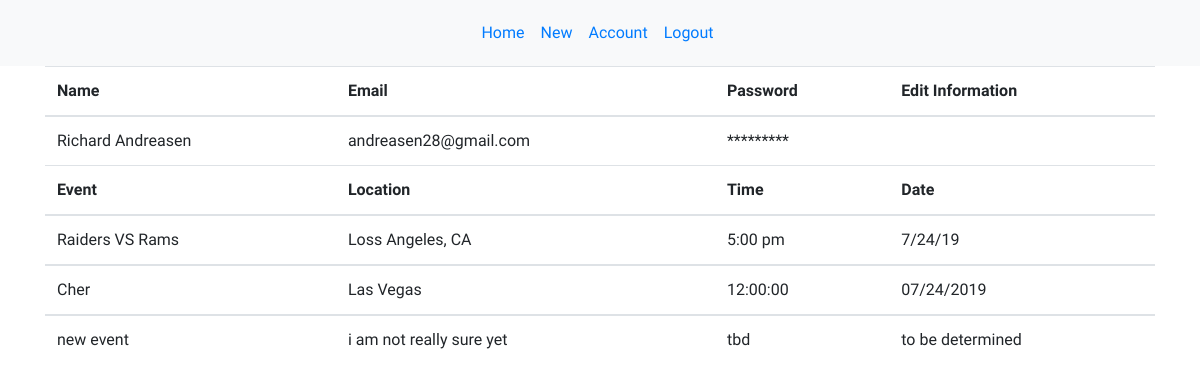
The page /user_page/1 on the database as committed earlier.
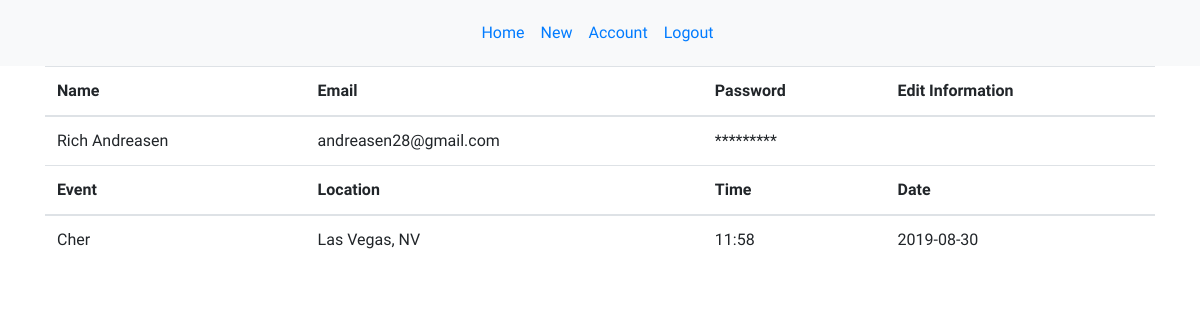
The same page on the database as committed later.
### models.py (models this page shows)
class User(db.Model):
    __Tablename__ = "users"
    id = db.Column(db.Integer, primary_key=True)
    first_name = db.Column(db.String(100), nullable = False)
    last_name = db.Column(db.String(100), nullable = False)
    password = db.Column(db.String(200), unique = True, nullable = False)
    email = db.Column(db.String(100), unique = True, nullable = False)
    security_answer1 = db.Column(db.String(200))
    created_at = db.Column(db.DateTime, server_default=func.now())
    updated_at = db.Column(db.DateTime, server_default=func.now(), onupdate=func.now())
    users_that_attend_events = db.relationship('Event', lazy = 'dynamic', secondary = attendees_table)

class Event(db.Model):
    __Tablename__ = "events"
    id = db.Column(db.Integer, primary_key=True)
    event_title = db.Column(db.String(100))
    date = db.Column(db.String(8))
    time = db.Column(db.String(12))
    location = db.Column(db.String(100))
    information = db.Column(db.TEXT)
    creator_id = db.Column(db.Integer, db.ForeignKey("user.id"), nullable=False)
    author = db.relationship('User', foreign_keys=[creator_id], backref="user_messages", cascade="all")
    events_that_have_attendees = db.relationship('User', lazy = 'dynamic', secondary = attendees_table)

### controller_functions.py (the view)
def user_pg(id):
    user_info = User.query.get(id)
    user_event = user_info.users_that_attend_events.all()
    return render_template("user_info.html", user= user_info, user_events = user_event)

### templates/user_info.html (shortened to what this page needs)
<!DOCTYPE html>
<html lang="en">
<head>
    <link rel="stylesheet" href="{{ url_for('static', filename='main.css') }}">
    <link rel="stylesheet" href="https://maxcdn.bootstrapcdn.com/bootstrap/4.3.1/css/bootstrap.min.css">
</head>
<body>
    <nav class="navbar navbar-expand-sm bg-light justify-content-center">
        <ul class="navbar-nav">
            <li class="nav-item">
                <a class="nav-link" href="/homepage">Home</a>
            </li>
            <li class="nav-item">
                <a class="nav-link" href="/new">New</a>
            </li>
            <li class="nav-item">
                <a class="nav-link" href="/user_page/{{session['uid']}}">Account</a>
            </li>
            <li class="nav-item">
                <a class="nav-link" href="/logout">Logout</a>
            </li>
        </ul>
    </nav>
    <div class="container">
        <table class="table table-hover">
            <thead>
                <tr>
                    <th>Name</th>
                    <th>Email</th>
                    <th>Password</th>
                    <th>Edit Information</th>
                </tr>
            </thead>
            <tbody>
                <td>{{ user.first_name }}  {{ user.last_name }}</td>
                <td>{{ user.email }}</td>
                <td>*********</td>
            </tbody>
            <thead>
                <tr>
                    <th>Event</th>
                    <th>Location</th>
                    <th>Time</th>
                    <th>Date</th>
                </tr>
            {% for user_event in user_events %}
                <tbody>
                    <td>{{ user_event.event_title }}</td>
                    <td>{{ user_event.location }}</td>
                    <td>{{ user_event.time }}</td>
                    <td>{{ user_event.date }}</td>
                </tbody>
            {% endfor %}
            </thead>
        </div>
</body>
</html>

Rows that differ between the two databases and show on the page:
no longer on this page (row edited): Event: event_title "Raiders VS Rams", location "Loss Angeles, CA", time "5:00 pm", date "7/24/19"
no longer on this page (row edited): Event: event_title "new event", location "i am not really sure yet", time "tbd", date "to be determined"
changed User "Andreasen": first_name "Richard" → "Rich"
changed Event "Cher": location "Las Vegas" → "Las Vegas, NV"; time "12:00:00" → "11:58"; date "07/24/2019" → "2019-08-30"
